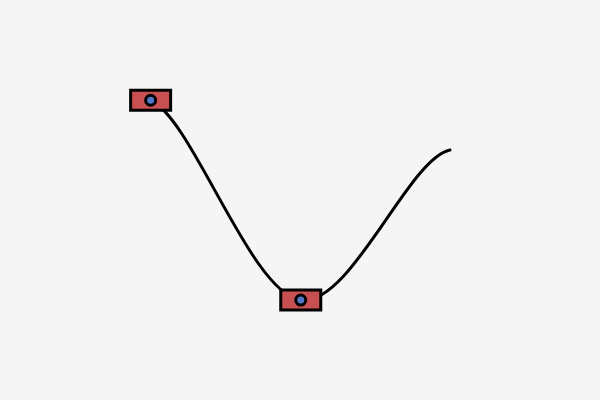
Frame 1 (no input)
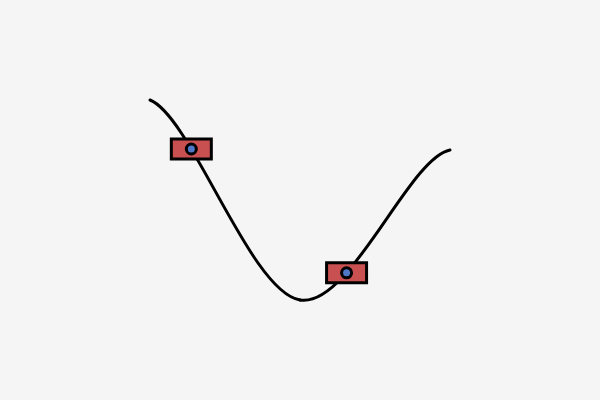
Frame 60 (no input)
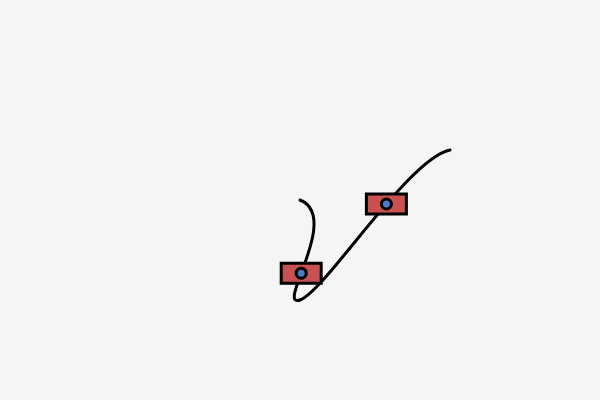
Frame 120 (the mouse pressed at the canvas centre since frame 60)

The p5.js sketch that drew these frames (run headless with seeded random() and noise() and a simulated clock; from frame 60 on, the mouse is pressed at the canvas centre):

// p5.js sketch
// ── sketch.js
let pts = [];

function setup(){
 createCanvas(600,400);
 
  P0=createVector(50,200)
  P1=createVector(150,100)
  P2=createVector(300,300)
  P3=createVector(450,150)
  P4=createVector(550,250)

  pts = [P0, P1, P2, P3, P4];

  rectMode(CENTER);
}

function draw(){
 background(245);
 pts = [P0, P1, P2, P3, P4];
 noFill();
 strokeWeight(3);
 for(let i=0; i<pts.length-3; i++){
 curve(
 pts[i].x,pts[i].y,
 pts[i+1].x, pts[i+1].y,
 pts[i+2].x,pts[i+2].y,
 pts[i+3].x,pts[i+3].y
 );
 }
 
 /*
 fill(100,0,0)
 bezier(P0.x,P0.y,P1.x,P1.y,P2.x,P2.y,P3.x,P3.y,P4.x,P4.y)
 */
  let t=(frameCount % 200 )/200;
  for(let i=0; i<pts.length-3; i++){
  let x = curvePoint(pts[i].x, pts[i+1].x, pts[i+2].x, pts[i+3].x, t);
  let y = curvePoint(pts[i].y, pts[i+1].y, pts[i+2].y, pts[i+3].y, t);
  push();
  translate(0,0);
  fill(200,80,80);
  rect(x,y,40,20);
  fill(80,120,200);
  circle(x,y,10);
  pop();
  }
  
}

function mousePressed(){
  P1=createVector(mouseX,mouseY)
}
